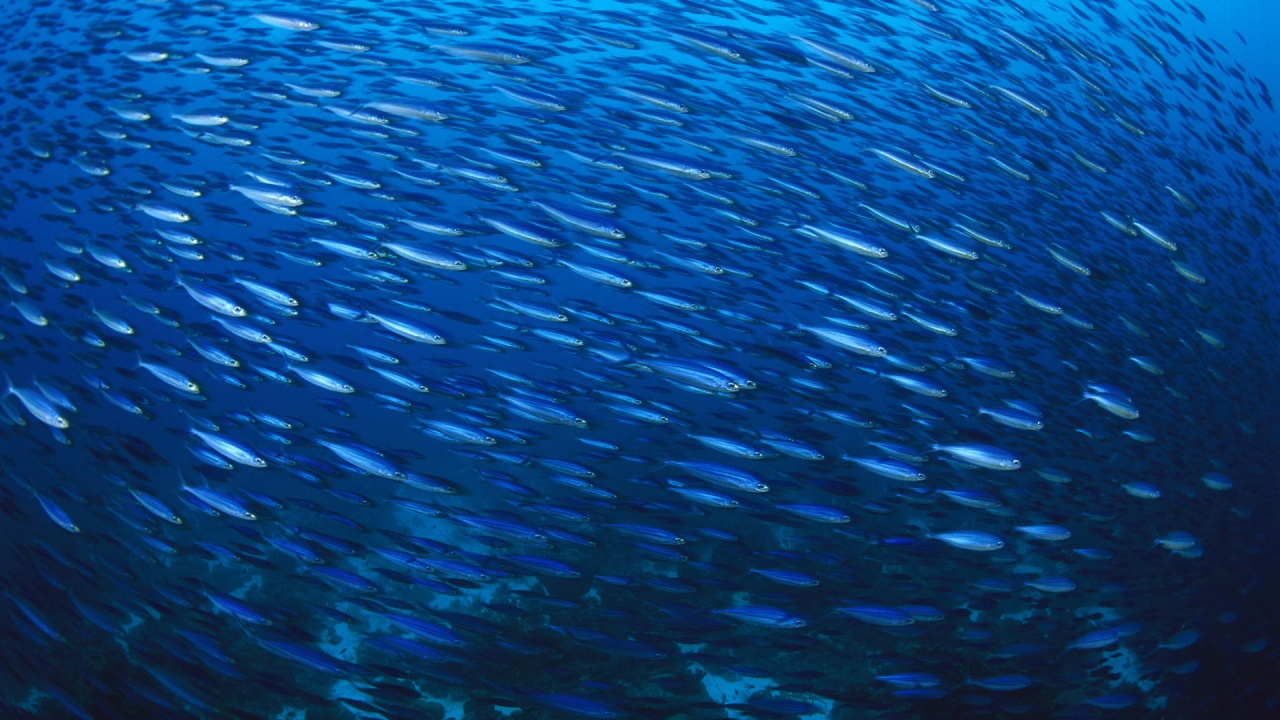
#> input picture lab9-DFT/Lab9_school.jpg, 1280 x 720 px; the run also reads 1 picture not shown here
$ jupyter execute --allow-errors lab9.ipynb
#> lines starting #> are read from the running program, lines starting #| are printed output that depends on the picture
#> in prepare_img, img is the input picture: PIL image 1280x720 RGB; mean R, G, B 9.1, 67.3, 128.5
# Metody Obliczeniowe w Nauce i Technice Laboratorium 9
## Zastosowania DFT
### Paweł Gorgolewski

[cell 1]
from PIL import Image, ImageOps, ImageFont, ImageDraw
from collections import defaultdict, namedtuple
import matplotlib.pyplot as plt
import numpy as np
import textwrap
import os

## 1. Analiza obrazów

1. Wczytaj obraz przedstawiajacy tekst, dokonaj odwrócenia kolorów (czarne tło), a
nastepnie jego transformacji do domeny czestotliwosciowej za pomoca DFT. Przedstaw
wartosci fazy i modułu współczynników Fouriera (osobno).
2. Wybierz przykładowego reprezentanta grupy - wytnij z duzego zdjecia wzorzec
obiektu np. litere e lub charakterystyczny fragment ryby z ławicy (imcrop).
3. Wykorzystujac transformacje Fouriera oblicz korelacje miedzy wybranym wzorcem,
a całym obrazem.
4. Przedstaw otrzymany obraz wyjsciowy oraz punkty, w których wykryto wystapienie
wzorca (nałóz je na obraz oryginalny).
5. Znajdz liczbe wystapien wzorca. Testy przeprowadz na dwóch zbiorach danych.

[cell 2]
def process_img(img, extra_val_tranform=None): #img is result of Image.open()
#> called with extra_val_tranform = 125
    gray_scale = img.convert('L')
    inverted = ImageOps.invert(gray_scale)
    transformed = np.abs(np.array(inverted) - extra_val_tranform) if extra_val_tranform is not None else np.array(inverted)
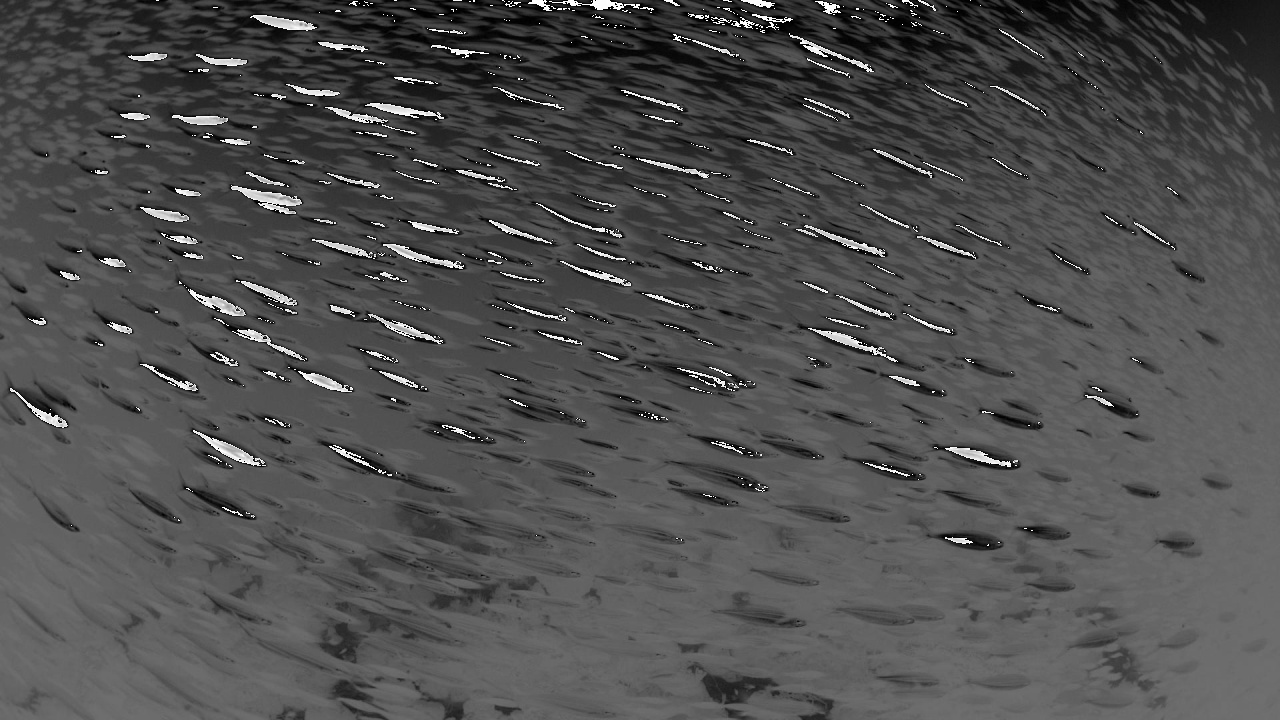
#> transformed: shape (720, 1280); min 0, max 255, mean 79.1
    return img, np.swapaxes(transformed, 0, 1)

def show_image(img, subplot_indexes, title, img_swapaxes=True, fun_before_show=None):
    img = np.swapaxes(np.array(img), 0, 1) if img_swapaxes else img
    img = fun_before_show(img) if fun_before_show is not None else img
    ax = plt.subplot(*subplot_indexes)
    ax.imshow(img, cmap='gray')
    ax.set_title(title)

def look_for_pattern(original_image, pattern_image, min_val, extra_val_tranform=None, rgb_diffs=(-50,-80,50), show_processed=False):
    def prepare_img(img_path):
        img = Image.open(img_path)
        return process_img(img, extra_val_tranform)

    img, img_prepared = prepare_img(original_image)
    pattern_img, pattern_prepared = prepare_img(pattern_image)

    width, height = img.size
#> width = 1280; height = 720
    dft = np.fft.fft2(img_prepared)

    size = (20,20) if show_processed else (10,10)
    fig = plt.figure(figsize=size)
    fig.tight_layout()

    subplots_idx = [(4,2,1), (4,2,2), (4,2,3), (4,2,4), (4,2,(5,8))] if show_processed else [(3,2,1), (3,2,2), (3,2,(3,6))]
    show_image(dft, subplots_idx[0], "Phase", True, lambda im: np.angle(im))
    show_image(dft, subplots_idx[1], "Amplitude", True, lambda im: np.log(abs(im)))
#> call 2 of show_image, with img = array of shape (1280, 720), subplot_indexes = (4, 2, 2), title = 'Amplitude', img_swapaxes = True
#> in show_image (call 2), `img = fun_before_show(img) if fun_before_show is not None else img`:
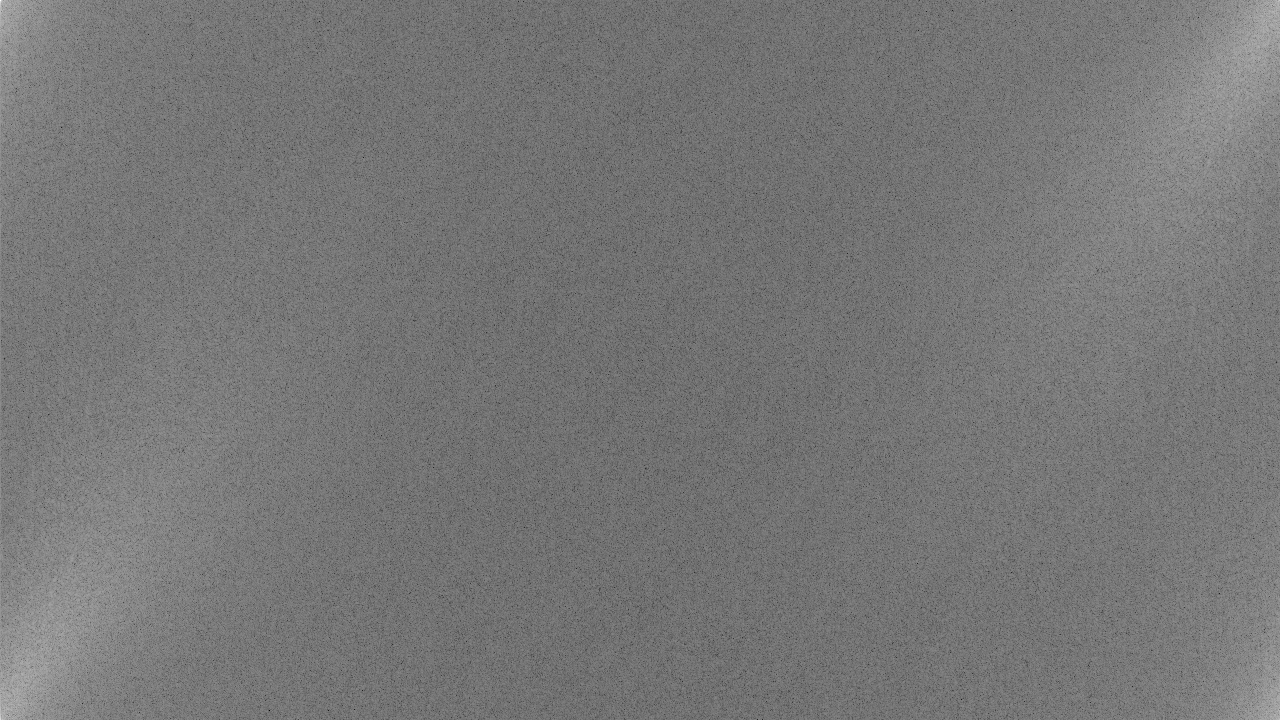
#> img: shape (720, 1280) float64; min 1.88, max 18.1, mean 9.45; drawn with min black and max white

    if show_processed:
        show_image(img_prepared, subplots_idx[2], "Processed image", True)
        show_image(pattern_prepared, subplots_idx[3], "Processed pattern", True)

    C = np.real(np.fft.ifft2(np.multiply(dft, np.fft.fft2(np.rot90(pattern_prepared, 2), s=(width, height)))))
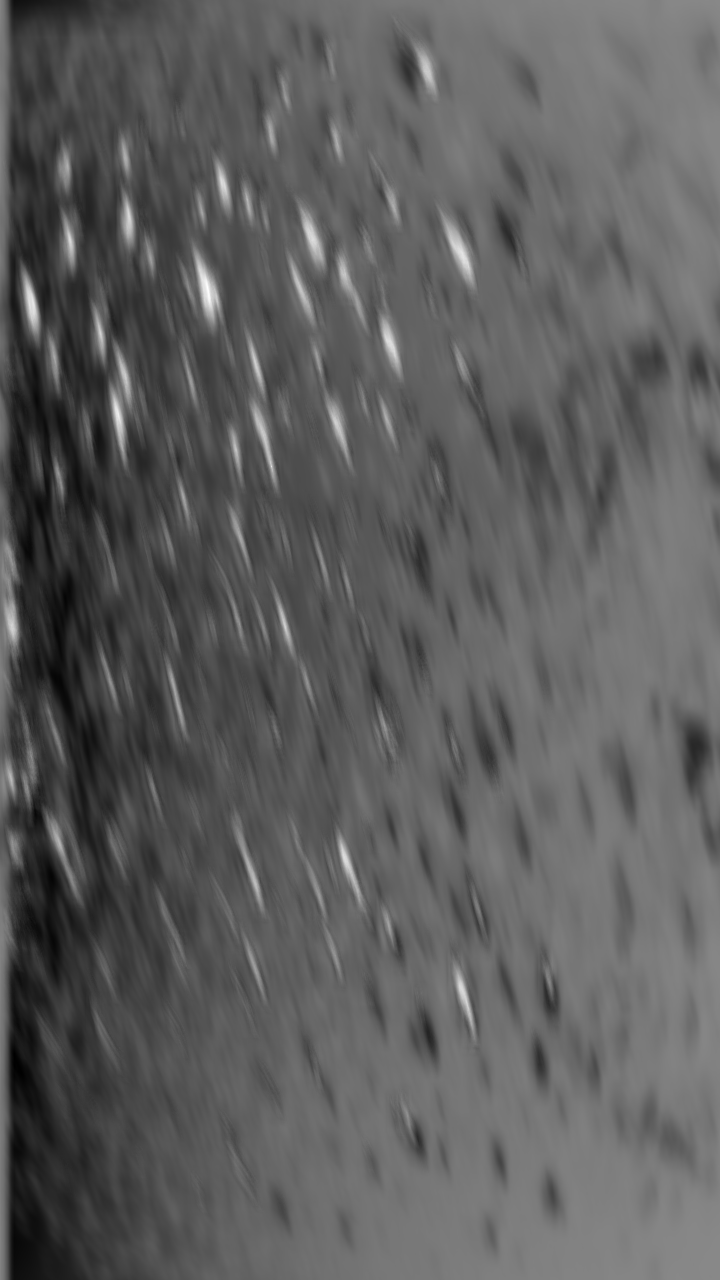
#> C: shape (1280, 720) float64; min 682651, max 10805985, mean 4399698.5; drawn with min black and max white
    C_min = min_val * (np.max(C) - np.min(C)) + np.min(C)
#> C_min = 5744318

    pattern_width, pattern_height = pattern_img.size
#> pattern_width = 38; pattern_height = 15
    img_comp = img.load()
    diff_r, diff_g, diff_b = rgb_diffs
    for x, y in np.argwhere(C >= C_min):
        for w in range(pattern_width):
            for h in range(pattern_height):
                r, g, b = img_comp[x-w, y-h]
                img_comp[x-w, y-h] = (r+diff_r, g+diff_g, b+diff_b)
#> this loop made 44467 passes
#> y on passes 1 to 3: 0, 497, 498

    show_image(img, subplots_idx[-1], f'{len(np.argwhere(C >= C_min))} OCCURRENCES', False)
    plt.show()

### Ławica

#> (a cell that did not finish here is left out)

#> (a cell that did not finish here is left out)


#> (a cell that did not finish here is left out)


### Tekst

#> (a cell that did not finish here is left out)

#> call 4 of look_for_pattern, with original_image = 'Lab9_galia.png', pattern_image = 'Lab9_galia_e.png', min_val = 0.5, rgb_diffs = (-50, -80, 50), show_processed = True
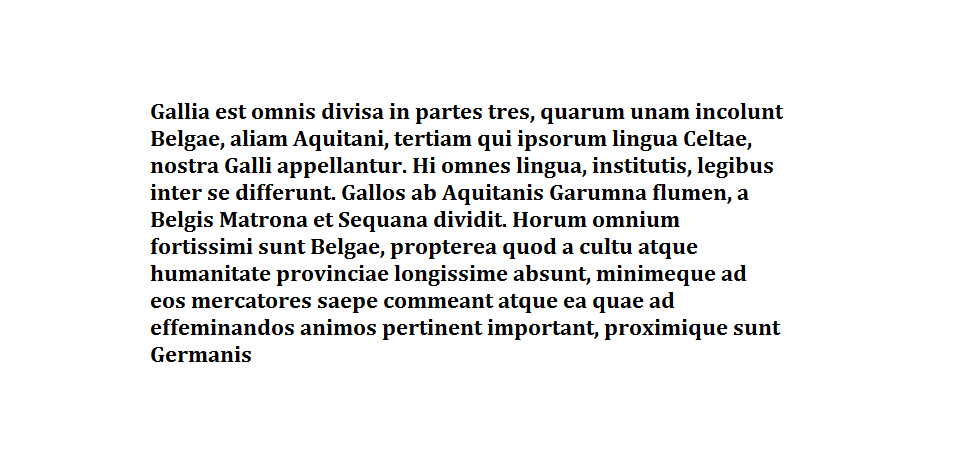
#> input picture lab9-DFT/Lab9_galia.png, 953 x 463 px
#> in prepare_img, img is the input picture: PIL image 953x463 RGB; mean R, G, B 237.9, 237.8, 237.9
#> in process_img (call 7), `inverted = ImageOps.invert(gray_scale)`:
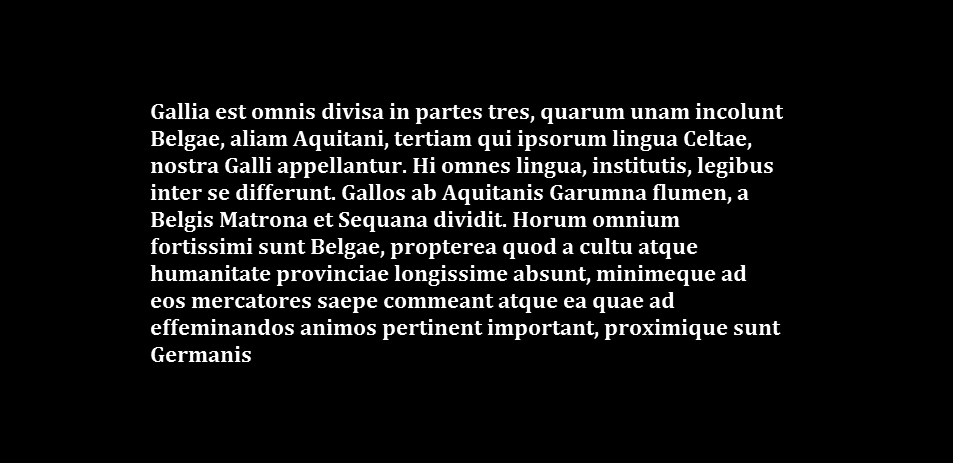
#> inverted: PIL image 953x463 L; min 0, max 255, mean 17.2
#> in look_for_pattern (call 4), `img, img_prepared = prepare_img(original_image)`:
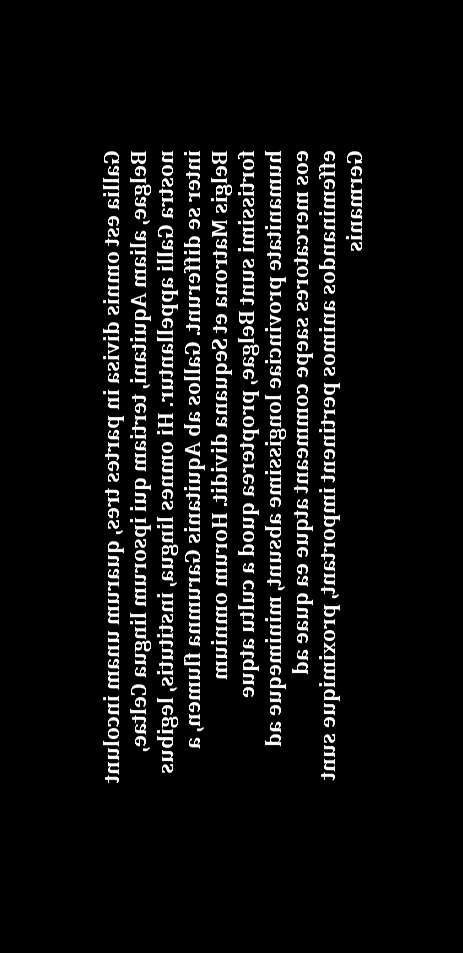
#> img_prepared: shape (953, 463); min 0, max 255, mean 17.2

#> (a cell that did not finish here is left out)

#> (a cell that did not finish here is left out)

### Wnioski
Dla ławicy ryb:
- zdjęcia należało bardziej skontrastować (`extra_val_tranform`), ponieważ algorytm nie kończył się
- ryby na zdjęciu są pod różnymi kątami oraz zlewają się z tłem, co ma wpływ na wynik algorytmu

Dla tesksu:
- algorytm działa w 100% poprawnie przy doborze odpowieniego parametru

## 2. OCR
Napisz program przekształacajacy obraz w tekst, przyjmujac nastepujace załozenia:
1. Na obrazie znajduje sie tekst złozony z małych liter alfabetu łacinskiego oraz cyfr
2. Na obrazie wystepuje jeden typ i rozmiar czcionki
3. Wez pod uwage czcionki szeryfowe i bezszeryfowe
4. W tekscie wystepuja znaki przestankowe: .,?!
5. Tekst składa sie z wielu linii
6. Tekst moze byc obrócony (krzywo zeskanowany w całosci)
7. Program powinien zwracac tekst wraz ze znakami białymi i znakami nowych linii
8. Program moze raportowac procent poprawnie rozpoznanych liter dla pre-definiowanych
obrazów testowych
9. Program powinien dodatkowo zliczac liczbe wystapien kazdej litery
10. Nalezy zastosowac operacje splotu i DFT albo inne metody (klasyfikacja)
11. Nalezy dokonac redukcji szumu na obrazie wejsciowym

### Generowanie obrazów z tekstem

[cell 9]
DATA_DIR = 'ocr_data'
#> DATA_DIR = 'ocr_data'
ARIAL_PATH = os.path.join(DATA_DIR, 'arial.ttf')
TIMES_PATH = os.path.join(DATA_DIR, 'times.ttf')
SHORT_TEXT_PATH = os.path.join(DATA_DIR, 'short.txt')
MEDIUM_TEXT_PATH = os.path.join(DATA_DIR, 'medium.txt')
LONG_TEXT_PATH = os.path.join(DATA_DIR, 'long.txt')

def generate_image(textfile_path, filename, font_path=ARIAL_PATH, font_size=25, line_width=50, margin=10):
    def parse_file_text():
        with open(textfile_path, 'r') as textfile:
            text_lines = textfile.readlines()

        text_lines_wrapped = [textwrap.wrap(line, width=line_width) for line in text_lines]
        processed_text = ''
        for line in text_lines_wrapped:
            if not line:
                processed_text += '\n'

            for wrapped_line in line:
                processed_text += f"{wrapped_line}\n"

        return processed_text

    text = parse_file_text()
    fnt = ImageFont.truetype(font_path, font_size)
    text_sizes = fnt.getsize_multiline(text)
    size = (text_sizes[0] + 2*margin, text_sizes[1] + 2*margin)

    img = Image.new('RGB', size, color = "white")
    d = ImageDraw.Draw(img)
    d.text((margin, margin), text, font=fnt, fill="black")

    font_name = font_path.split("\\")[-1].split('.')[0].lower()
    filepath = os.path.join(DATA_DIR, f'{filename}_{font_name}.png')
    img.save(filepath)
    img.show()
    return filepath

#> (the rest of this cell did not finish here and is left out)
